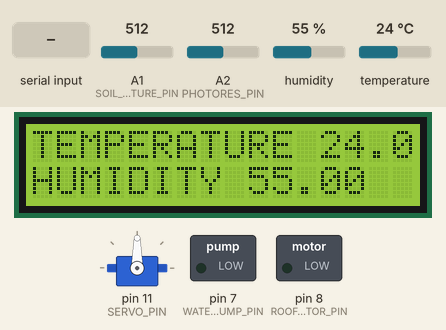
This sketch was run on a simulated Arduino Uno, built with avr-gcc and run on an emulated ATmega328P. On the bench: 16×2 character LCD, servo, switched loads named in the sketch (green lamp = pin HIGH). The test bench sets the inputs (shaded band); at power-on: humidity 55 %, A1 (SOIL_MOISTURE_PIN) = 512, A2 (PHOTORES_PIN) = 512, temperature 24 °C. What the sketch prints to the serial monitor is not drawn.

Above: at 1.2 s.
1.3 s: "90,45,200\n" received over the second serial link
At 13.4 s:
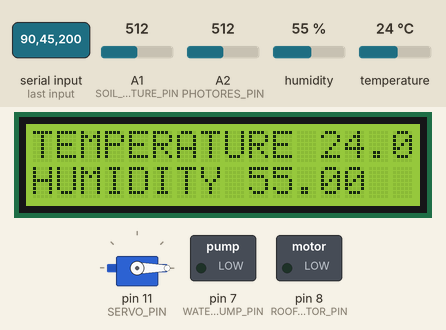
13.8 s: "1,90\n" received over the second serial link
At 25.4 s:
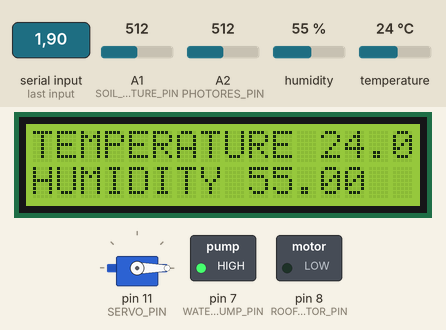
26.0 s: humidity set to 22 %
At 35.2 s:
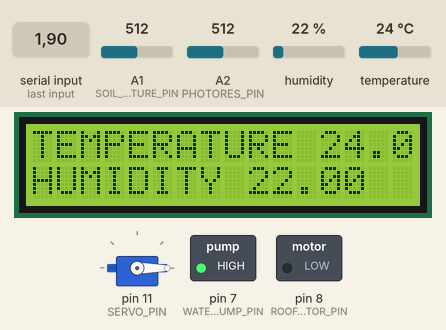
40.0 s: A1 (SOIL_MOISTURE_PIN) set to 716
At 50.9 s:
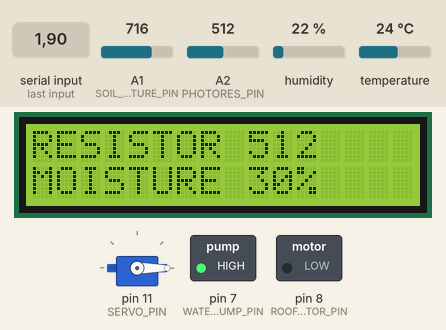
51.2 s: A2 (PHOTORES_PIN) set to 716
At 60.7 s:
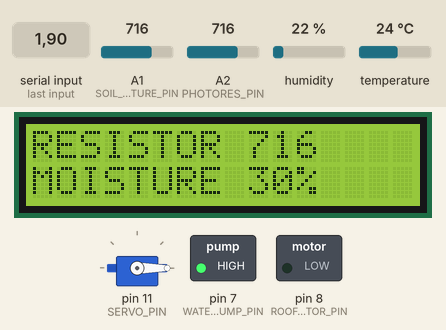
65.2 s: temperature set to 12 °C
At 75.5 s:
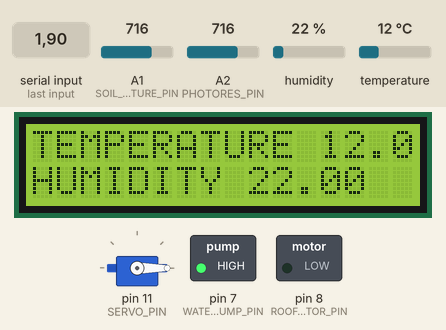
Timing chart, 0 to 77.0 s (numbered marks = the images above; inputs shaded):
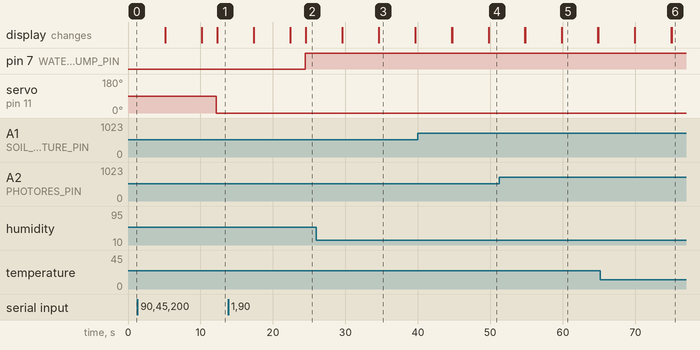

Measured:
- after the input at 1.3 s, servo on pin 11 (SERVO_PIN): 90° → 0° after 10.9 s
- after the input at 13.8 s, pin 7 (WATER_PUMP_PIN): LOW → HIGH after 10.6 s
- what the display in image 3 shows lasts 5.1 s, from 34.6 s to 39.7 s

The sketch:

arduino.ino
```cpp
#include <SoftwareSerial.h>
#include <ArduinoJson.h>
#include <dht.h>
#include <LCD_I2C.h>
#include <Servo.h>
#include <math.h>

// PIN values for sensors
int DHT11_PIN = 12;
int PHOTORES_PIN = A2;
int SOIL_MOISTURE_PIN = A1;

// PIN values for actuators
int IS_ACTIVE = 1;
int SERVO_PIN = 11;
int ROOF_MOTOR_PIN = 8;
int WATER_PUMP_PIN = 7;

// Declaring objects
dht DHT;
LCD_I2C lcd(0x27, 16, 2);
Servo Servo1;
SoftwareSerial espSerial(2, 3);  // RT, TX pins on Arduino Uno

// Variables for sensors values
float temperature;
float humidity;
int resistor;
int moisturePercentage;
StaticJsonDocument<200> doc;  // Creating a static json document

// Variables for activators values
int waterPumpStatus;
int servoMotorStatus;
int roofMotorStatus;


void setup() {
  // Serial Monitor (for debugging)
  Serial.begin(9600);

  // Sensors pins
  pinMode(DHT11_PIN, INPUT);
  pinMode(PHOTORES_PIN, INPUT);
  pinMode(SOIL_MOISTURE_PIN, INPUT);

  // Activators pins
  pinMode(SERVO_PIN, OUTPUT);
  pinMode(ROOF_MOTOR_PIN, OUTPUT);
  pinMode(WATER_PUMP_PIN, OUTPUT);

  lcd.begin();  // Beginning LCD
  lcd.backlight();  // Activating backlight of LCD
  Servo1.attach(SERVO_PIN);  // Attaching SERVO_PIN to Servo object
  espSerial.begin(115200);   // Serial to communication with NodeMCU
  while (!Serial) continue;  // Wait till Serial is available
}

void loop() {
  int chk = DHT.read11(DHT11_PIN);  // reading data from DHT11 through DHT11_PIN
  // Function calls related to sensors
  readTempHumSensor();
  readPhotoresistorSensor();
  readSoilMoistureSensor();
  sendSensorData2NodeMCU();
  displaySensorsDataInLCD();

  if (espSerial.available() > 0) {
    // Function calls related to activators
    receiveActivatorDataFromNodeMCU();
    rotateServoMotor();
    startWaterPump();
    rotateRoofMotor();
  }
}


// Functions for sensors
void readTempHumSensor() {
  temperature = DHT.temperature;
  humidity = DHT.humidity;
}

void readPhotoresistorSensor() {
  resistor = analogRead(PHOTORES_PIN);
}

void readSoilMoistureSensor() {
  int sensorAnalog = analogRead(SOIL_MOISTURE_PIN);
  moisturePercentage = round(( 100 - ( (sensorAnalog / 1023.00) * 100) ));
}


// Functions for activators
void rotateServoMotor() {
  if (servoMotorStatus == IS_ACTIVE) {
    Serial.println("ROTATED SERVO MOTOR");
    Servo1.write(160);
    delay(1000);
  }
  else {
    Serial.println("STOPPED SERVO MOTOR");
    Servo1.write(-90);
  }
}

void startWaterPump() {
  if (waterPumpStatus == IS_ACTIVE) {
    Serial.println("STARTED WATER PUMP");
    digitalWrite(WATER_PUMP_PIN, HIGH);
  }
  else {
    digitalWrite(WATER_PUMP_PIN, LOW);
    Serial.println("STOPPED WATER PUMP");
  }
}

void rotateRoofMotor() {
  if (roofMotorStatus == IS_ACTIVE) {
    Serial.println("STARTED ROOF MOTOR");
    digitalWrite(ROOF_MOTOR_PIN, HIGH);
  }
  else {
    digitalWrite(ROOF_MOTOR_PIN, LOW);
    Serial.println("STOPPED ROOF MOTOR");
  }
}

void displaySensorsDataInLCD() {
  // Temperature and Humidity
  lcd.print("TEMPERATURE ");
  lcd.print(temperature);
  lcd.setCursor(0, 1);  // Setting the cursor to row 1 and column 0
  lcd.print("HUMIDITY ");
  lcd.print(humidity);
  lcd.print("  ");
  delay(5000);
  lcd.clear();

  // Photoresistor and Soil moisture
  lcd.print("RESISTOR ");
  lcd.print(resistor);
  lcd.setCursor(0, 1);  // Setting the cursor to row 1 and column 0
  lcd.print("MOISTURE ");
  lcd.print(moisturePercentage);
  lcd.print("% ");
  delay(5000);
  lcd.clear();
}


// Functions for data transfer
void sendSensorData2NodeMCU(){
  // Setting values of sensors
  doc["temp"] = temperature;
  doc["hum"] = humidity;
  doc["res"] = resistor;
  doc["mois"] = moisturePercentage;

  char jsonBuffer[200];  // Create string buffer
  serializeJson(doc, jsonBuffer);  // Serialize string to JSON doc

  Serial.print("Sending to NodeMCU ");
  Serial.println(jsonBuffer);
  espSerial.println(jsonBuffer);  // Send to nodemcu
}

void receiveActivatorDataFromNodeMCU(){
  String strWaterPumpStatus = espSerial.readStringUntil('\n');  // Reading from NodeMCU
  String strServoMotorStatus = espSerial.readStringUntil('\n');  // Reading from NodeMCU
  String stringRoofMotorStatus = espSerial.readStringUntil('\n');  // Reading from NodeMCU

  // Converting string "0" and "1" to int 0 and 1
  waterPumpStatus = strWaterPumpStatus.toInt();
  servoMotorStatus = strServoMotorStatus.toInt();
  roofMotorStatus = stringRoofMotorStatus.toInt();

  Serial.println("Received from NodeMCU ");
  Serial.print("waterPumpStatus ");
  Serial.print(waterPumpStatus);
  Serial.print(" servoMotorStatus ");
  Serial.print(servoMotorStatus);
  Serial.print(" roofMotorStatus ");
  Serial.println(roofMotorStatus);
}
```
